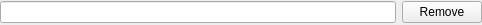
<?xml version="1.0" encoding="UTF-8"?>
<ui version="4.0">
 <class>Form</class>
 <widget class="QWidget" name="Form">
  <property name="geometry">
   <rect>
    <x>0</x>
    <y>0</y>
    <width>482</width>
    <height>25</height>
   </rect>
  </property>
  <property name="windowTitle">
   <string>Form</string>
  </property>
  <layout class="QHBoxLayout" name="horizontalLayout_2">
   <property name="leftMargin">
    <number>0</number>
   </property>
   <property name="topMargin">
    <number>0</number>
   </property>
   <property name="rightMargin">
    <number>0</number>
   </property>
   <property name="bottomMargin">
    <number>0</number>
   </property>
   <item>
    <layout class="QHBoxLayout" name="horizontalLayout">
     <item>
      <widget class="QLineEdit" name="lineEdit">
       <property name="readOnly">
        <bool>true</bool>
       </property>
      </widget>
     </item>
     <item>
      <widget class="QPushButton" name="pb_remove">
       <property name="text">
        <string>Remove</string>
       </property>
      </widget>
     </item>
    </layout>
   </item>
  </layout>
 </widget>
 <resources/>
 <connections/>
</ui>
